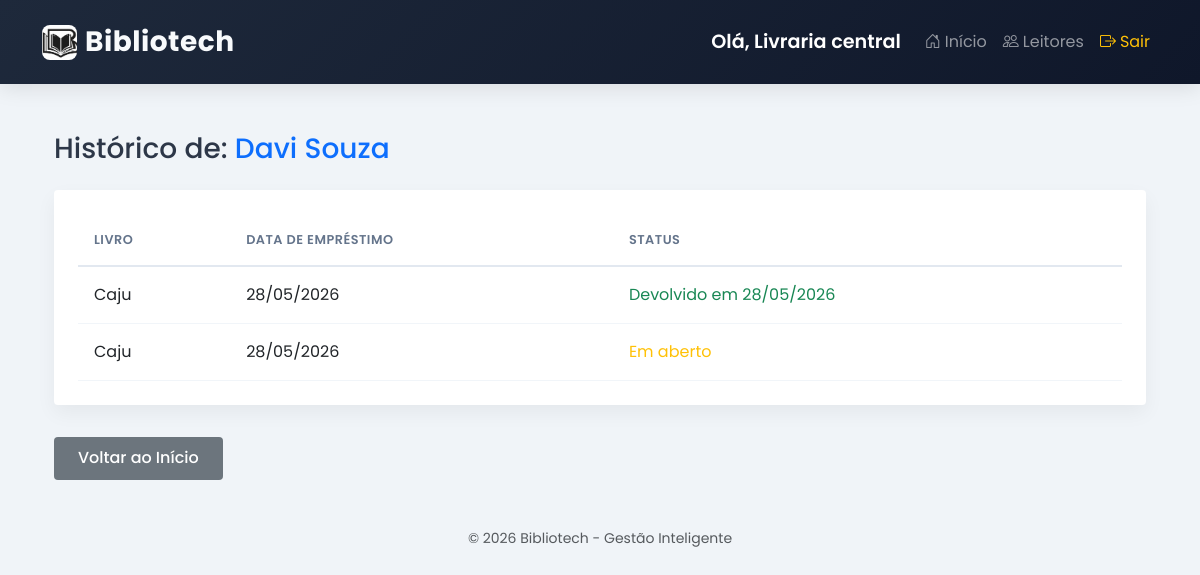
Screenshot of /historico_usuario/1 (signed in) with the database file from the repository.
### app.py (models this page shows)
class Leitor(db.Model):
    id = db.Column(db.Integer, primary_key=True)
    nome = db.Column(db.String(200), nullable=False)
    documento = db.Column(db.String(50), nullable=True)
    contato = db.Column(db.String(100), nullable=True)
    emprestimos = db.relationship('Emprestimo', backref='leitor', lazy=True)

class Emprestimo(db.Model):
    id = db.Column(db.Integer, primary_key=True)
    livro_id = db.Column(db.Integer, db.ForeignKey('livro.id'), nullable=False)
    leitor_id = db.Column(db.Integer, db.ForeignKey('leitor.id'), nullable=True)
    nome_pessoa = db.Column(db.String(200), nullable=True)
    data_emprestimo = db.Column(db.Date, nullable=False, default=date.today)
    prazo_devolucao = db.Column(db.Date, nullable=False)
    data_devolucao = db.Column(db.Date, nullable=True)

class Livro(db.Model):
    id = db.Column(db.Integer, primary_key=True)
    nome = db.Column(db.String(200), nullable=False)
    autor = db.Column(db.String(200), nullable=False)
    categoria = db.Column(db.String(100), nullable=False)
    isbn = db.Column(db.String(50), nullable=False)
    quantidade = db.Column(db.Integer, nullable=False, default=0)
    emprestimos = db.relationship('Emprestimo', backref='livro', lazy=True, cascade="all, delete-orphan")

### app.py (the view)
@app.route('/historico_usuario/<int:leitor_id>')
@login_required
def historico_usuario(leitor_id):
    leitor = Leitor.query.get_or_404(leitor_id)
    return render_template('historico.html', historico=leitor.emprestimos, nome=leitor.nome)

### app.py (called while the page is built)
def login_required(f):
    @wraps(f)
    def decorated_function(*args, **kwargs):
        if 'livraria_nome' not in session:
            flash('Por favor, faça login para acessar.', 'warning')
            return redirect(url_for('login'))
        return f(*args, **kwargs)
    return decorated_function

### templates/historico.html
{% extends 'base.html' %}
{% block content %}
<div class="container mt-4">
    <h3 class="mb-4">Histórico de: <span class="text-primary">{{ nome }}</span></h3>
    <div class="table-wrapper">
        <table class="table table-hover">
            <thead>
                <tr>
                    <th>Livro</th>
                    <th>Data de Empréstimo</th>
                    <th>Status</th>
                </tr>
            </thead>
            <tbody>
                {% for emp in historico %}
                <tr>
                    <td>{{ emp.livro.nome }}</td>
                    <td>{{ emp.data_emprestimo.strftime('%d/%m/%Y') }}</td>
                    <td>
                        {% if emp.data_devolucao %}
                            <span class="text-success">Devolvido em {{ emp.data_devolucao.strftime('%d/%m/%Y') }}</span>
                        {% else %}
                            <span class="text-warning">Em aberto</span>
                        {% endif %}
                    </td>
                </tr>
                {% else %}
                <tr><td colspan="3">Nenhum histórico encontrado para este usuário.</td></tr>
                {% endfor %}
            </tbody>
        </table>
    </div>
    <a href="{{ url_for('index') }}" class="btn btn-secondary">Voltar ao Início</a>
</div>
{% endblock %}

### static/style.css (style rules this page uses)
body { font-family: 'Poppins', sans-serif; background-color: #f0f4f8; color: #2d3748; }
.btn { border-radius: 4px; padding: 0.6rem 1.5rem; font-weight: 500; transition: all 0.3s; border: none; }
.table-wrapper { background: #ffffff; border-radius: 4px; padding: 1.5rem; box-shadow: 0 8px 20px rgba(0,0,0,0.05); margin-bottom: 2rem; }
.table { margin-bottom: 0; color: #475569; }
.table thead th { border-bottom: 2px solid #e2e8f0; color: #64748b; font-weight: 600; text-transform: uppercase; font-size: 0.8rem; letter-spacing: 0.5px; padding: 1rem; background: transparent; }
.table tbody td { padding: 1rem; vertical-align: middle; border-bottom: 1px solid #f1f5f9; }

### rows the page displays
Leitor: nome "Davi Souza"
Emprestimo: livro.nome "Caju", data_emprestimo "28/05/2026", data_devolucao "28/05/2026"
Emprestimo: livro.nome "Caju", data_emprestimo "28/05/2026", shows "Em aberto"

### other values shown
{{ session['livraria_nome'] }} "Livraria central"
